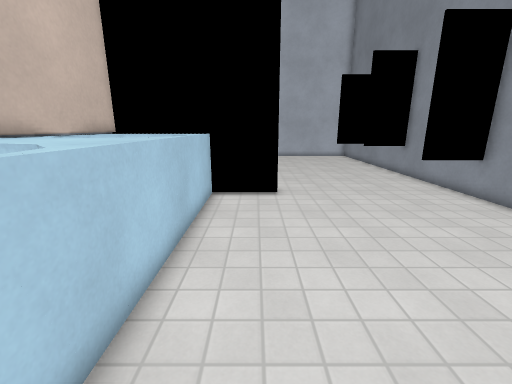
view 1 (above)

17 first-person views from a walk through a level from a Godot 3-D game. The camera is 1.5 m above the floor, tilts 14° down and sees 90° across. The floor is counted in squares, 0.5 m on a side. Each view is taken from the middle of a square. On the plan, view 1 faces up. The plan holds only what a view shows up to about 19 squares ahead; the rest is blank. Surface patterns are stand-ins for the level's own textures.

view 2
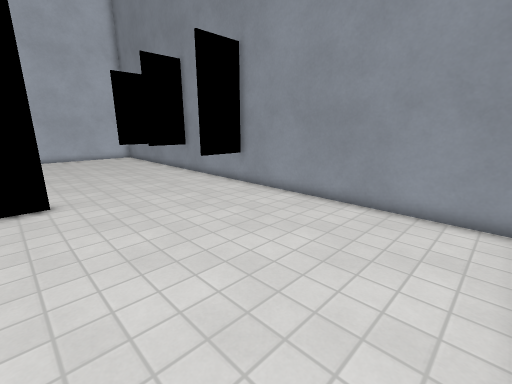

view 3
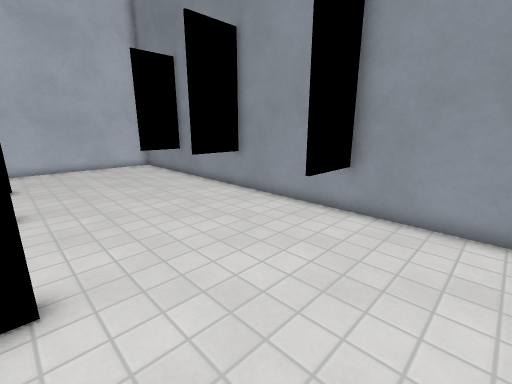

view 4
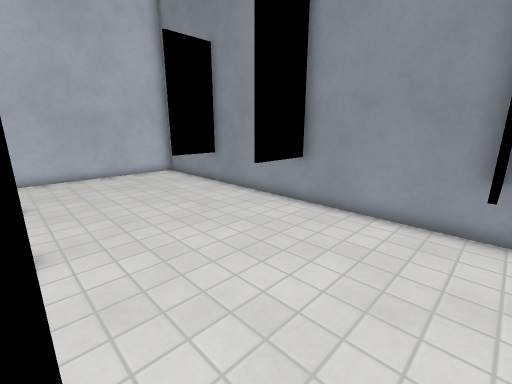

view 5
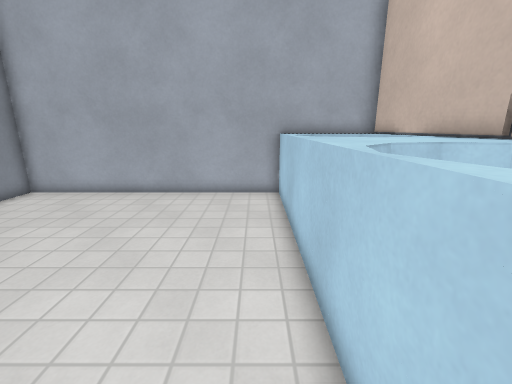

view 6
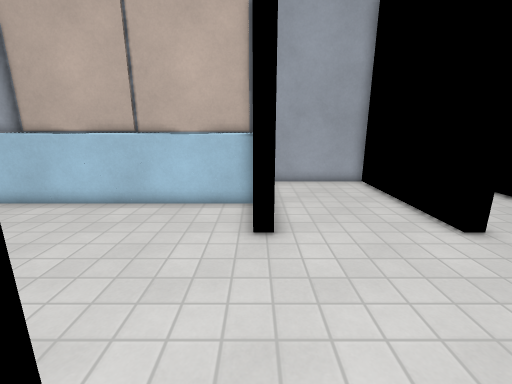

view 7
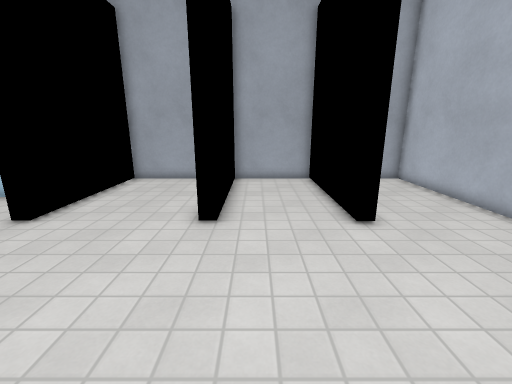

view 8
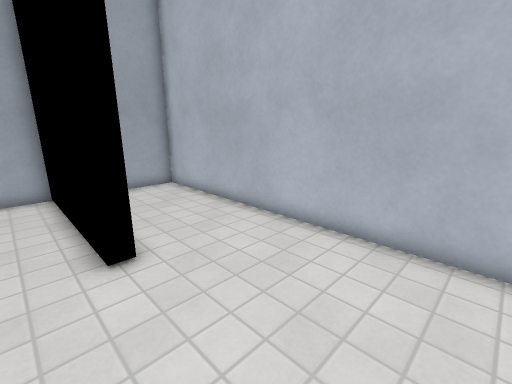

view 9
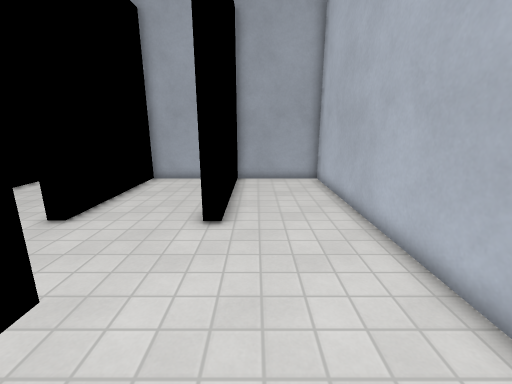

view 10
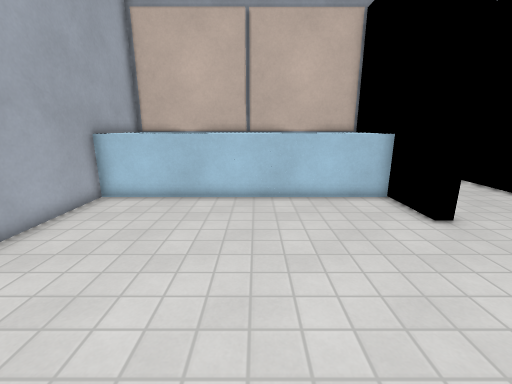

view 11
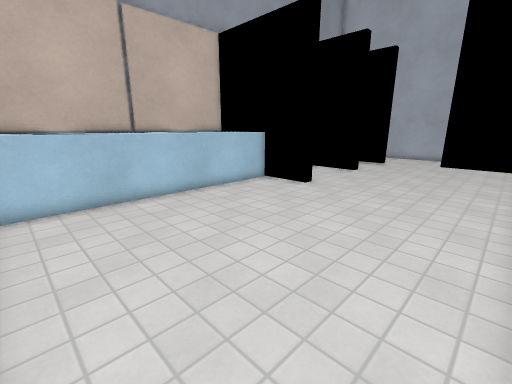

view 12
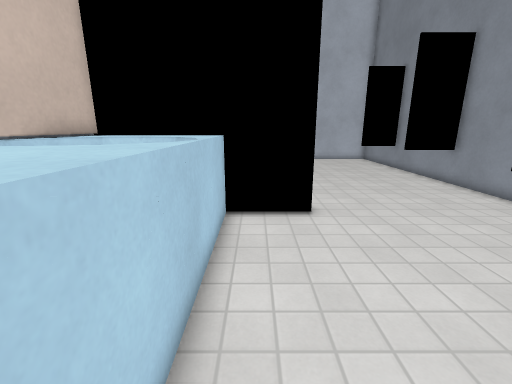

view 13
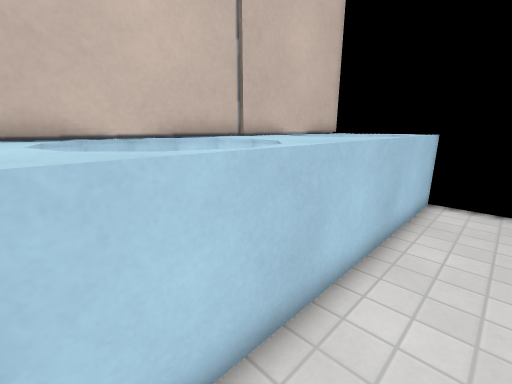

view 14
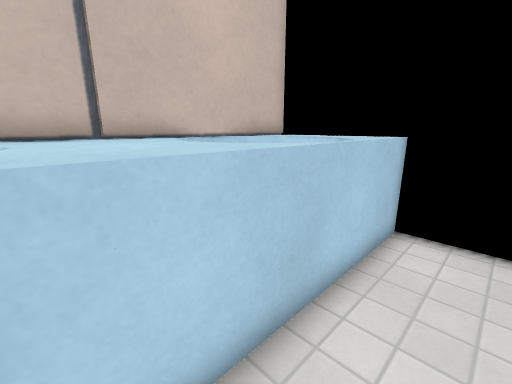

view 15
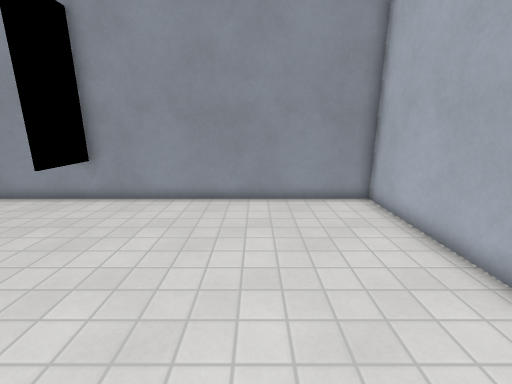

view 16
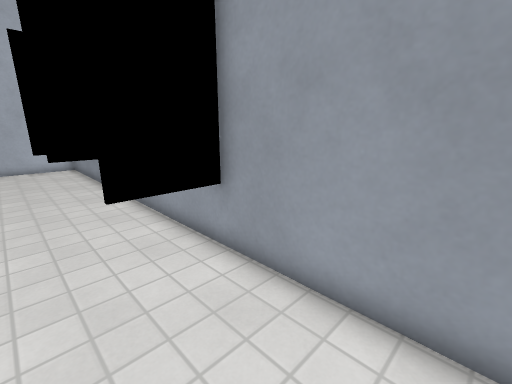

view 17
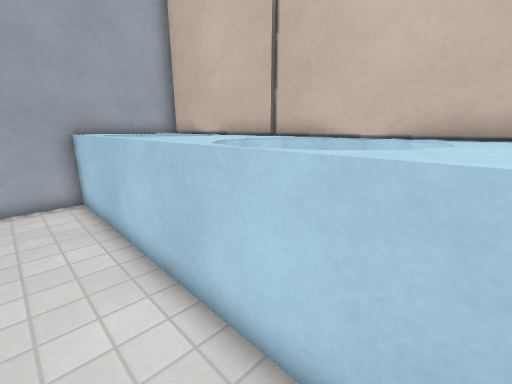

### Floor plan
Key: @ floor where view 1 was taken; # wall or solid block; . floor; = window, fence, low wall or low ledge; ^ raised ledge; T thing the floor can be seen under or through; O other object.
Columns run from 7 left of view 1 to 10 right of it. Each row starts with its distance up from view 1.
 29  #################
 28  #...............#
 27  #...............#
 26  #...............#
 25  #...............#
 24 ##      #........#
 23 #       #......T #
 22 #................#
 21 #................#
 20 #................#
 19 ##      #........#
 18 #        ........#
 17 #..............T #
 16 #................#
 15 #................#
 14 #................#
 13 #       #........#
 12 ######  #........#
 11 #O^^^^.........TT#
 10 #O##^^...........#
  9 #O   =...........#
  8 #O   =...........#
  7 #O#^#^...........#
  6 #^^^^^...........#
  5 #O^^^^...........#
  4 #^^#^^...........#
  3 ##  #=...........#
  2 ##   =...........#
  1 ##^ #^...........#
  0 #^^^^^.@.........#
 -1 ##################

Where each view was taken, in squares from view 1:
view 1: 0 up, 0 right, facing up
view 2: 0 up, 0 right, facing up-right
view 3: 7 up, 1 right, facing up-right
view 4: 11 up, 1 right, facing up-right
view 5: 11 up, 1 left, facing down
view 6: 12 up, 8 right, facing left
view 7: 20 up, 9 right, facing left
view 8: 22 up, 7 right, facing up-left
view 9: 25 up, 9 right, facing left
view 10: 6 up, 9 right, facing left
view 11: 0 up, 9 right, facing up-left
view 12: 3 up, 1 left, facing up
view 13: 0 up, 0 right, facing up-left
view 14: 4 up, 0 right, facing up-left
view 15: 4 up, 1 left, facing right
view 16: 6 up, 6 right, facing up-right
view 17: 11 up, 0 right, facing down-left
